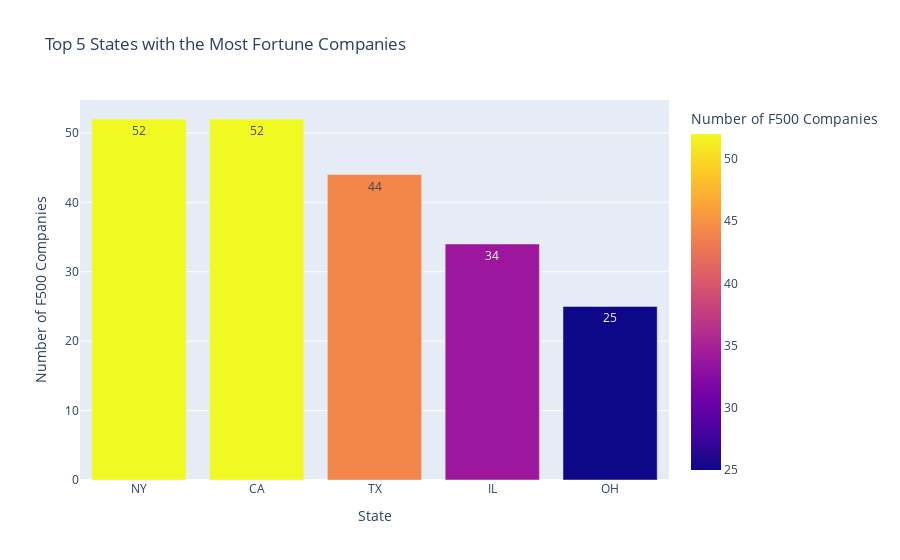

This figure's notebook cell:
### Code cell
fig = px.bar(top_5_states, x='state', y='counts', 
             title='Top 5 States with the Most Fortune Companies',
             labels={'state': 'State', 'counts': 'Number of F500 Companies'},
             color='counts', 
             text='counts')
fig.show()

### Figure 1 — Plotly figure (JSON) as saved in the notebook; plotly's stock layout.template omitted (floating-point values rounded to 4 significant figures)
{"data": [{"alignmentgroup": "True", "hovertemplate": "State=%{x}<br>Number of F500 Companies=%{marker.color}<extra></extra>", "legendgroup": "", "marker": {"color": [52, 52, 44, 34, 25], "coloraxis": "coloraxis", "pattern": {"shape": ""}}, "name": "", "offsetgroup": "", "orientation": "v", "showlegend": false, "text": [52, 52, 44, 34, 25], "textposition": "auto", "type": "bar", "x": ["NY", "CA", "TX", "IL", "OH"], "xaxis": "x", "y": [52, 52, 44, 34, 25], "yaxis": "y"}], "layout": {"autosize": true, "barmode": "relative", "coloraxis": {"colorbar": {"title": {"text": "Number of F500 Companies"}}, "colorscale": [[0, "#0d0887"], [0.1111, "#46039f"], [0.2222, "#7201a8"], [0.3333, "#9c179e"], [0.4444, "#bd3786"], [0.5556, "#d8576b"], [0.6667, "#ed7953"], [0.7778, "#fb9f3a"], [0.8889, "#fdca26"], [1, "#f0f921"]]}, "legend": {"tracegroupgap": 0}, "title": {"text": "Top 5 States with the Most Fortune Companies"}, "xaxis": {"anchor": "y", "autorange": true, "domain": [0, 1], "range": [-0.5, 4.5], "title": {"text": "State"}, "type": "category"}, "yaxis": {"anchor": "x", "autorange": true, "domain": [0, 1], "range": [0, 54.74], "title": {"text": "Number of F500 Companies"}, "type": "linear"}}}
